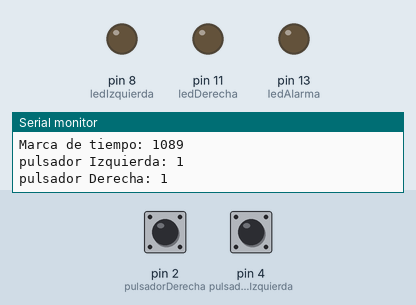
This sketch was run on a simulated Arduino Uno, built with avr-gcc and run on an emulated ATmega328P. On the bench: output pins drawn as LEDs (lit = HIGH), the last lines printed to the serial monitor. The inputs (shaded band) are chosen by the test bench; at power-on: pin 2 (pulsadorDerecha) HIGH, pin 4 (pulsadorIzquierda) HIGH.

Above: at 1.2 s.
1.3 s: pin 2 (pulsadorDerecha) pulled LOW for 3.2 s
At 1.64 s:
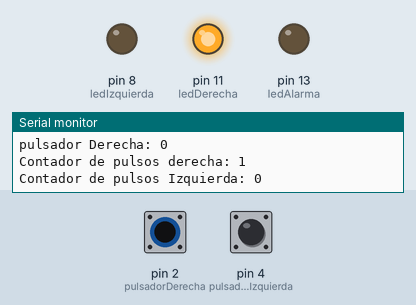
6.0 s: pin 4 (pulsadorIzquierda) pulled LOW for 0.15 s
At 6.22 s:
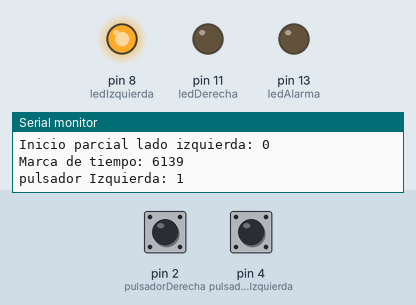
7.8 s: pin 4 (pulsadorIzquierda) pulled LOW for 3.2 s
At 12.1 s:
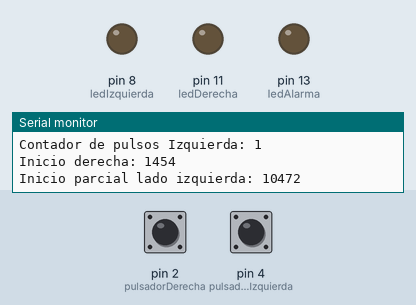
14.0 s: pin 2 (pulsadorDerecha) pulled LOW for 0.15 s
At 14.16 s:
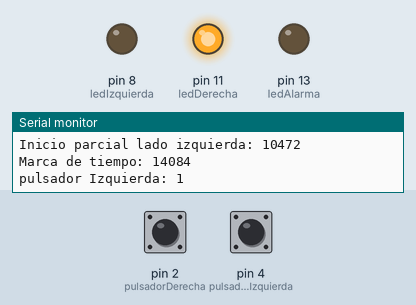
17.1 s: pin 2 (pulsadorDerecha) driven LOW and pin 4 (pulsadorIzquierda) driven LOW
At 17.57 s:
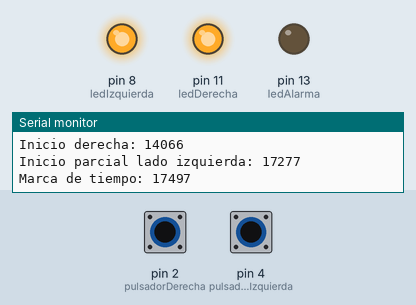
20.1 s: pin 2 (pulsadorDerecha) driven HIGH
At 20.28 s:
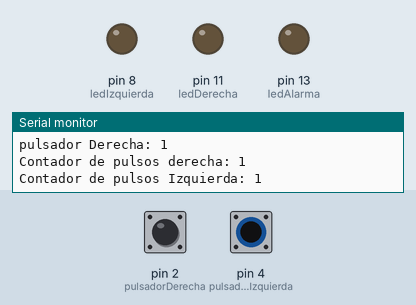
Timing chart, 0 to 24.1 s (numbered marks = the images above; inputs shaded):
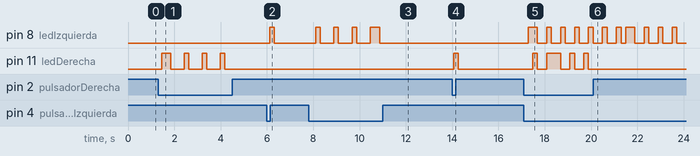

The sketch:

LuzGiroytrucov1.ino
```cpp
// Implementación luz de giro.
// El cambio de estado en el led es establecido mediante el uso de la funcion millis(). La función millis() devuelve el tiempo transcurrido desde
// el inicio del programa.

// Resumen de funcionamiento
// Luz de giro. Se divide en lado derecho y lado izquierdo. Una vez accionado el interruptor el led del lado correspondiente comienza a parpadear.
//
// Conteo de pulsaciones para verificar el armado y desarmado de alarma.
// Para el Armado: Se utiliza conteo de pulsos del interruptor lado derecho. Se puede definir la cantidad de pulsaciones CLAVE_ARMAR_ALARMA.
// Para el DesArmado: Se utiliza conteo de pulsos del interruptor lado izquierdo. Se puede definir la cantidad de pulsaciones CLAVE_DESARMAR_ALARMA.
// En ambos casos, se toma un lapso de tiempo para evitar el efecto rebote del pulsador o interruptor utilizado EFECTO_REBOTE
// Tanto para el armado como desarme de la combinación realizada por el pulsador, se resetea el contador si ha pasado un determinado tiempo TIEMPO_INGRESO_EXCEDIDO.

// Si definimos VERBOSE, entonces se van a compilar las sentencias asociadas al DEBUG
// (en este Sketch serían las que utilizan al Monitor Serie).
// Comentar la siguiente línea para evitar el modo VERBOSE.
#define VERBOSE

// Asignación de las Entradas y salidas digitales
int pulsadorDerecha=2; // Asignación de entrada digital para el ingreso de la señal del pulsador lado derecho.
int ledDerecha=11; // Asignación de la salida ditital para el encendido del led lado derecho.
int pulsadorIzquierda=4; // Asignación de entrada digital para el ingreso de la señal del pulsador lado izquierdo.
int ledIzquierda=8; // Asignación de la salida ditital para el encendido del led lado izquierdo.
int ledAlarma=13; // Asignación de la salida ditital para el encendido del led lado izquierdo. // Solo para prueba, visualización de alarma armada

// Declaración de variables globales
unsigned long MARCA;
unsigned long INICIO_PD;
unsigned long INICIO_PI;
unsigned long INICIO_DERECHA;
unsigned long INICIO_IZQUIERDA;
unsigned long PULSOS_DERECHA;
unsigned long PULSOS_IZQUIERDA;
unsigned long ACTUAL;
unsigned int CLAVE_ARMAR_ALARMA=3;
unsigned int CLAVE_DESARMAR_ALARMA=2;
unsigned int TIEMPO_INGRESO_EXCEDIDO=4000;
unsigned long INTERVALO_TIEMPO=300; // Variable que establece el tiempo necesario para el cambio de estado del led. El objetivo es que
                                    // el mismo encienda y apague (parpadeo)
unsigned int EFECTO_REBOTE=500;

void setup() {
  // Asignacion de E/S:
 pinMode(pulsadorDerecha, INPUT);
 pinMode(ledDerecha, OUTPUT);
 pinMode(pulsadorIzquierda, INPUT);
 pinMode(ledIzquierda, OUTPUT);
 pinMode(ledAlarma, OUTPUT);

 #ifdef VERBOSE
  Serial.begin(9600);
  #endif

}
////////////////////////////////////////////////////////////////////////////////////////////////////////

void loop() {
// Ciclo:

// Lado Derecho

if (digitalRead(pulsadorDerecha)==LOW) // de acuerdo a si el pulsador es NA o NC se pone alto o bajo
 {
  if (PULSOS_DERECHA==0)
  {
    INICIO_DERECHA=millis();
    INICIO_PD=millis();
    PULSOS_DERECHA=1;
   }
  else
  {
   // EVITAR EFECTO REBOTE EN EL PULSADOR O SELECTOR //
   if ( millis() > (ACTUAL + EFECTO_REBOTE))
    {
     PULSOS_DERECHA++;
    }
  }

//// Funcion de parpadeo - Inicio ////////////////
    ACTUAL=millis();

  if (ACTUAL < INTERVALO_TIEMPO + INICIO_PD) // Primer Estado hasta tanto se cumpla el tiempo establecido
   {
     digitalWrite(ledDerecha, HIGH);
   }
  else
   {
    digitalWrite(ledDerecha, LOW);
    if (ACTUAL > ((INTERVALO_TIEMPO * 2)+ INICIO_PD))
    {
      INICIO_PD= millis();
    }
   }
//// Funcion de parpadeo - fin ////////////////

 }
 else
 {
  digitalWrite(ledDerecha, LOW);
 }

//// Analisis de combinación - Inicio ////////////

 if (PULSOS_DERECHA==CLAVE_ARMAR_ALARMA)
  {
    // ARMAR ALARMA
    digitalWrite(ledAlarma, HIGH);  //solo para visualizar un cambio
    //delay(1000); // solo para visualizar un cambio
  }
 else
  {
    // Resetear combinación
    if ((PULSOS_DERECHA > CLAVE_ARMAR_ALARMA) or (millis() > (INICIO_DERECHA + TIEMPO_INGRESO_EXCEDIDO)))
    {
      PULSOS_DERECHA=0;
    }
  }

////// Analisis de combinación - Fin ///////////////

///////////////////////////////////////////////////////////////////////////////////////////////////
///////////////////////////////////////////////////////////////////////////////////////////////////

// Lado Izquierdo

if (digitalRead(pulsadorIzquierda)==LOW) // de acuerdo a si el pulsador es NA o NC se pone alto o bajo
 {
  if (PULSOS_IZQUIERDA==0)
  {
    INICIO_IZQUIERDA=millis();
    INICIO_PI=millis();
     PULSOS_IZQUIERDA=1;
   }
  else
  {
   // EVITAR EFECTO REBOTE EN EL PULSADOR O SELECTOR //
   if ( millis() > (ACTUAL + EFECTO_REBOTE))
    {
     PULSOS_IZQUIERDA++;
    }
  }
  //PULSOS_IZQUIERDA++;

//// Funcion de parpadeo - Inicio ////////////////

  ACTUAL=millis();
  if (ACTUAL < INTERVALO_TIEMPO + INICIO_PI) // Primer Estado hasta tanto se cumpla el tiempo establecido
   {
     digitalWrite(ledIzquierda, HIGH);
   }
  else
   {
    digitalWrite(ledIzquierda, LOW);
    if (ACTUAL > ((INTERVALO_TIEMPO * 2)+ INICIO_PI))
    {
      INICIO_PI= millis();
    }
   }

 //// Funcion de parpadeo - fin ////////////////

 }
 else
 {
  digitalWrite(ledIzquierda, LOW);
 }

//// Analisis de combinación DESARMAR ALARMA - Inicio ////////////

 if (PULSOS_DERECHA==(CLAVE_ARMAR_ALARMA-1) and PULSOS_IZQUIERDA==CLAVE_DESARMAR_ALARMA)
  {
    // DESARMAR ALARMA
    digitalWrite(ledAlarma, LOW); //solo para visualizar un cambio
    //delay(1000); // solo para visualizar un cambio

  }
 else
  {
    // Resetear combinación
    if ((PULSOS_IZQUIERDA > CLAVE_DESARMAR_ALARMA) or (PULSOS_DERECHA > CLAVE_ARMAR_ALARMA) or (millis() > (INICIO_IZQUIERDA + TIEMPO_INGRESO_EXCEDIDO)))
    {
      PULSOS_IZQUIERDA=0;
    }
  }

////// Analisis de combinación - Fin ///////////////


 #ifdef VERBOSE
         Serial.print("Marca de tiempo: ");
         Serial.println(millis());
         Serial.print("pulsador Izquierda: ");
         Serial.println(digitalRead(pulsadorIzquierda));
         Serial.print("pulsador Derecha: ");
         Serial.println(digitalRead(pulsadorDerecha));
         Serial.print("Contador de pulsos derecha: ");
         Serial.println(PULSOS_DERECHA);
         Serial.print("Contador de pulsos Izquierda: ");
         Serial.println(PULSOS_IZQUIERDA);
         Serial.print("Inicio derecha: ");
         Serial.println(INICIO_DERECHA);
         Serial.print("Inicio parcial lado izquierda: ");
         Serial.println(INICIO_PI);


         #endif


}
```

Measured:
- after the input at 1.3 s, pin 11 (ledDerecha): LOW → HIGH after 0.16 s, then repeats every 0.78 s: LOW 0.58 s, HIGH 0.19 s, until it stays LOW from 4.2 s
- after the input at 6.0 s, pin 8 (ledIzquierda): LOW → HIGH after 0.12 s, → LOW 0.20 s later
- after the input at 7.8 s, pin 8 (ledIzquierda): goes 3 × (HIGH 0.20 s, LOW 0.59 s), HIGH 0.40 s, then LOW, starting after 0.30 s
- after the input at 14.0 s, pin 11 (ledDerecha): LOW → HIGH after 0.07 s, → LOW 0.20 s later
- after the input at 17.1 s, pin 8 (ledIzquierda): LOW → HIGH after 0.18 s, then repeats every 0.60 s: LOW 0.40 s, HIGH 0.20 s; pin 11 (ledDerecha): LOW → HIGH after 0.38 s, → LOW 0.20 s later, → HIGH 0.40 s later, → LOW 0.60 s later, … (8 changes in this stretch)
- after the input at 20.1 s, pin 11 (ledDerecha): stops changing and stays LOW
